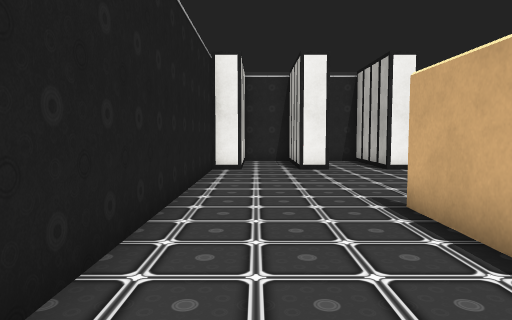
[1] (above)

16 first-person views from a walk through a 3-D level made in the Unity game engine. The camera is 1.2 m above the floor, tilts 4° down and sees 70° across. The floor is counted in squares, 1 m on a side. Each view is taken from the middle of a square. On the plan, view 1 faces up. The plan holds only what a view shows up to about 15 squares ahead; the rest is blank. The place goes on beyond the plan. The player is left out. Some animated figures are not drawn. Door leaves are left out, so doorways stand open. Some surface patterns are stand-ins.

[2]
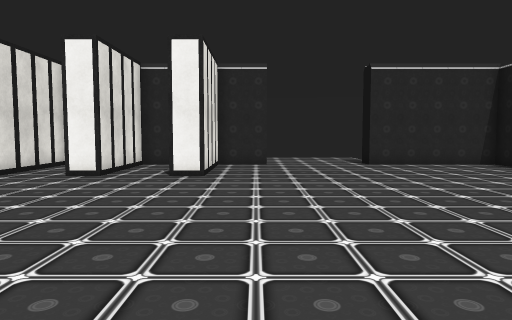

[3]
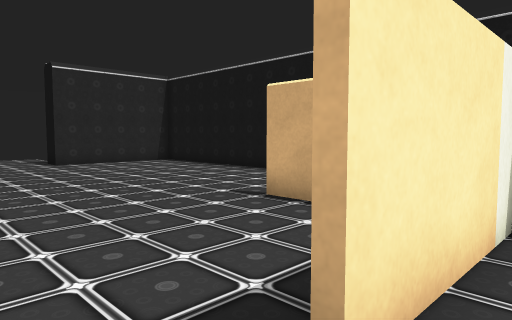

[4]
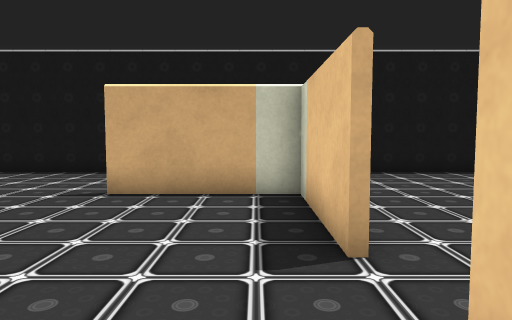

[5]
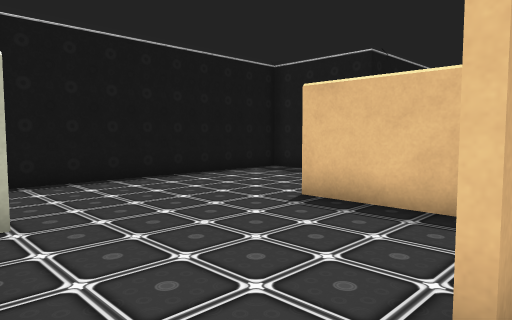

[6]
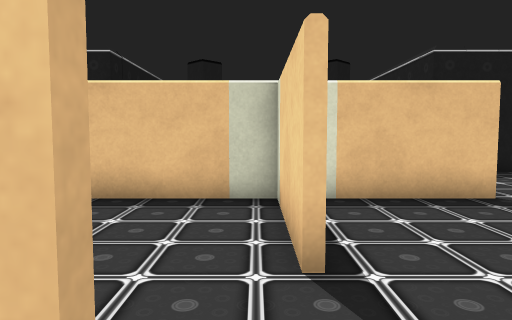

[7]
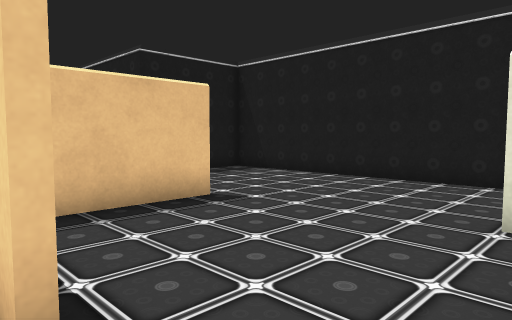

[8]
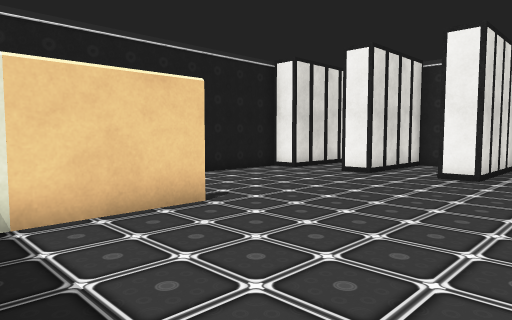

[9]
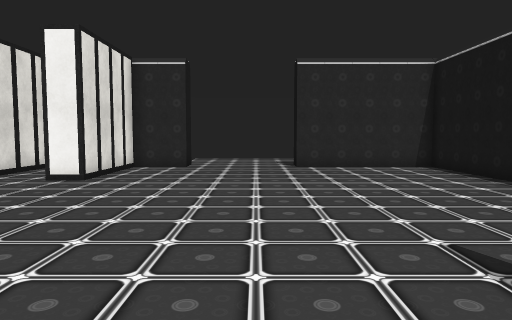

[10]
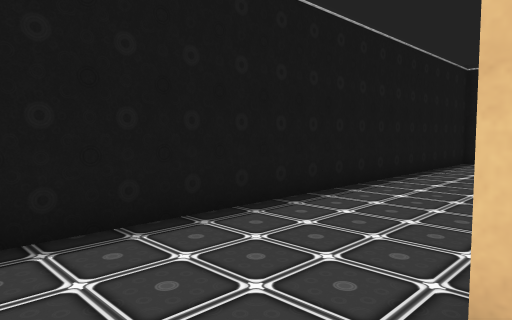

[11]
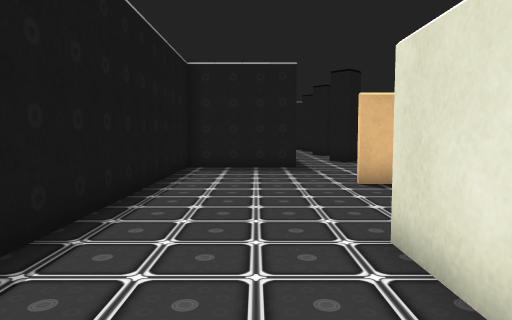

[12]
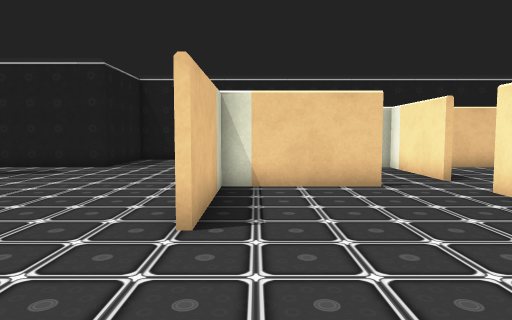

[13]
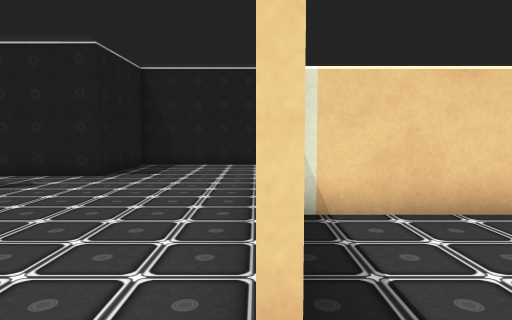

[14]
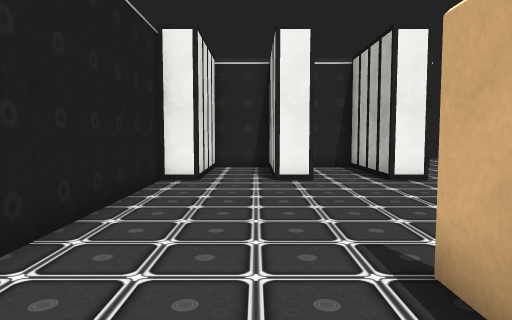

[15]
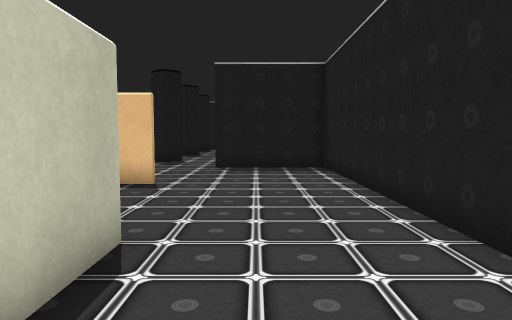

[16]
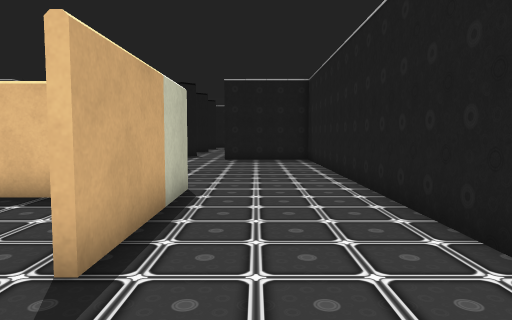

### Floor plan
Points are (right, up) in squares from view 1. A wall is a line through its corners. A room is listed if a view was taken in it or the views show most of it. See-through windows are left out.
Room 1 (views 1, 2, 3, 4, 5, 6, 7, 8, 9, 10, 11, 12, 13, 14, 15, 16)
walls: (8.4, 2.1) (12.3, 2.1) (12.3, 6); (6.5, 1.9) (2.7, 1.9) (2.7, 1); (4.9, 2.1) (6.5, 2.1); (7.6, 0) (7.6, -3.8) (11.5, -3.8); (7.4, -0.5) (7.4, 0); (12.5, 3) (12.5, 1); (12.4, 1.9) (8.5, 1.9); (2.7, 6) (2.7, 2.9); (2.5, 1) (2.5, 6); (3.4, -3.8) (6.8, -3.8); (7.6, 16.5) (-0.5, 16.5); (-1.5, 12.6) (-1.5, -8.5) (2.5, -8.5) (2.5, -9.5); (12.5, -8.5) (16.5, -8.5) (16.5, 16.5) (11.5, 16.5)
ways out: open door at (9.5, 17)
objects: other object (-1, 13); other object (-1, 14); other object (-1, 15); other object (-1, 16); other object (2, 13); other object (2, 14); other object (2, 15); other object (2, 16); other object (5, 13); other object (5, 14); other object (5, 15); other object (5, 16)

Where each view was taken, in squares from view 1:
view 1: 0 up, 0 right, facing up
view 2: 2 up, 7 right, facing up
view 3: 1 up, 7 right, facing up-right
view 4: 3 up, 5 right, facing right
view 5: 2 up, 7 right, facing down-right
view 6: 3 up, 8 right, facing down
view 7: 2 up, 8 right, facing down-left
view 8: 2 up, 8 right, facing up-left
view 9: 3 up, 10 right, facing up
view 10: 8 up, 12 right, facing down-right
view 11: 5 up, 14 right, facing down
view 12: 3 down, 16 right, facing left
view 13: 4 down, 13 right, facing left
view 14: 3 up, 1 right, facing up
view 15: 5 up, 1 right, facing down
view 16: 9 up, 1 right, facing down
